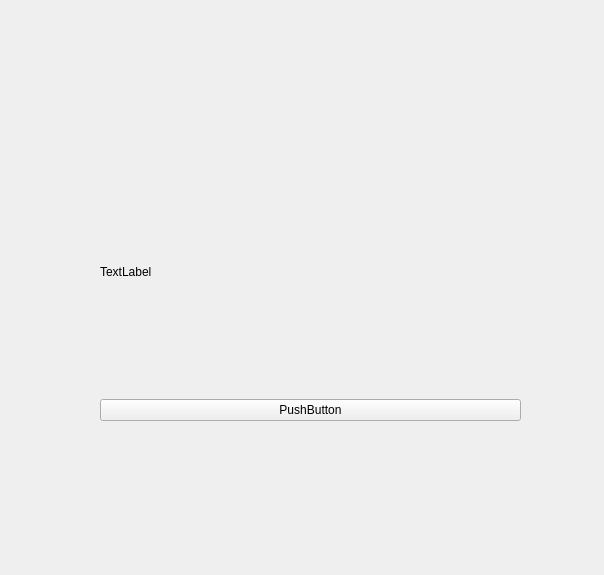
<?xml version="1.0" encoding="UTF-8"?>
<ui version="4.0">
 <class>Form</class>
 <widget class="QWidget" name="Form">
  <property name="geometry">
   <rect>
    <x>0</x>
    <y>0</y>
    <width>604</width>
    <height>575</height>
   </rect>
  </property>
  <property name="windowTitle">
   <string>Form</string>
  </property>
  <widget class="QWidget" name="verticalLayoutWidget">
   <property name="geometry">
    <rect>
     <x>100</x>
     <y>150</y>
     <width>421</width>
     <height>271</height>
    </rect>
   </property>
   <layout class="QVBoxLayout" name="verticalLayout">
    <item>
     <widget class="QLabel" name="label">
      <property name="text">
       <string>TextLabel</string>
      </property>
     </widget>
    </item>
    <item>
     <widget class="QPushButton" name="pushButton">
      <property name="text">
       <string>PushButton</string>
      </property>
     </widget>
    </item>
   </layout>
  </widget>
 </widget>
 <resources/>
 <connections/>
</ui>
